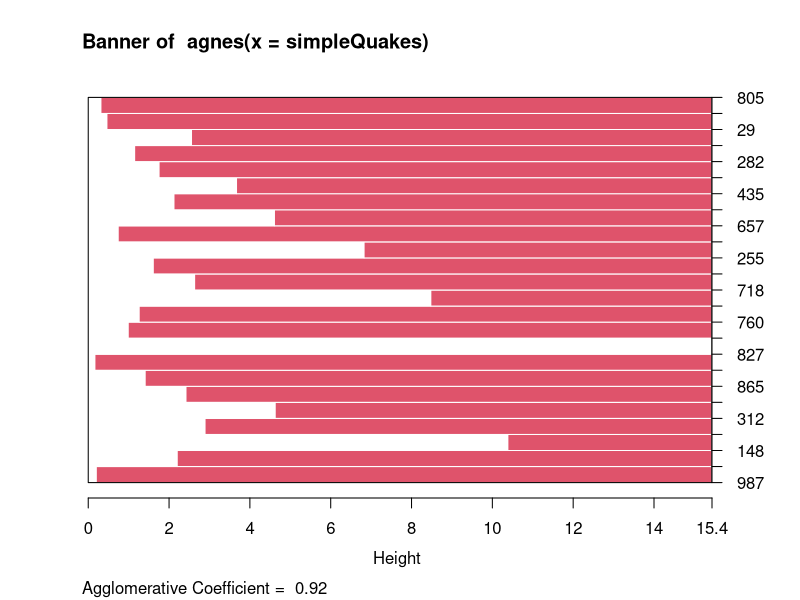
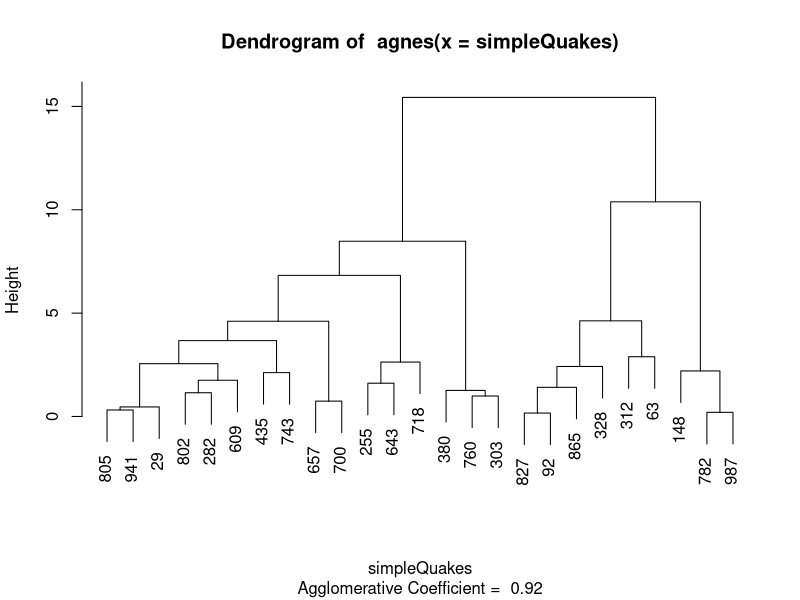
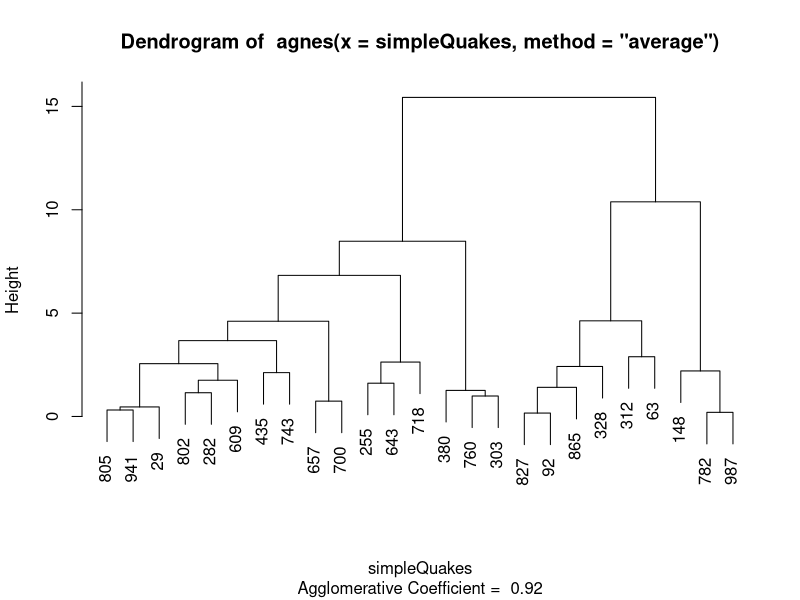
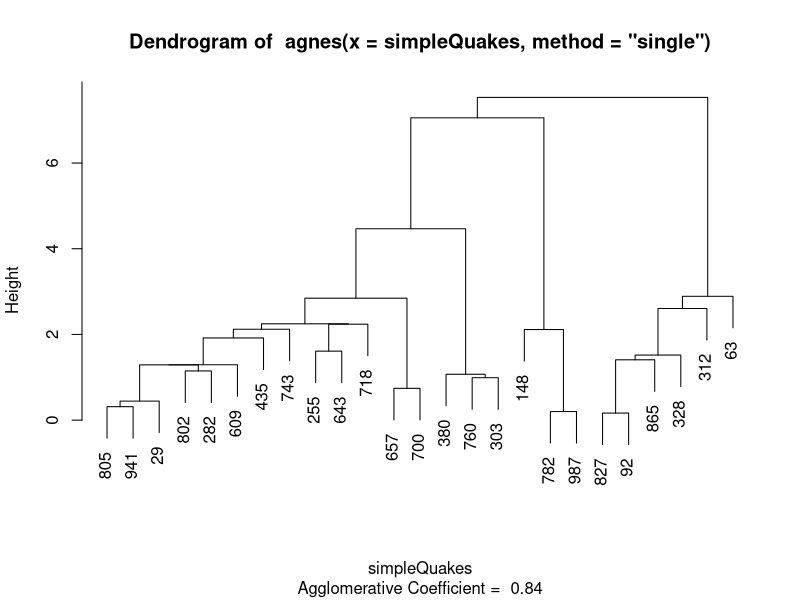
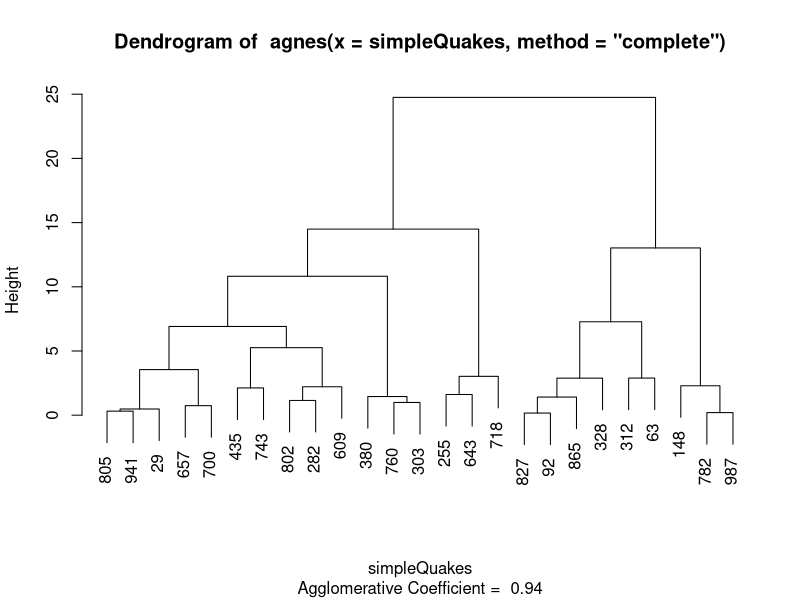
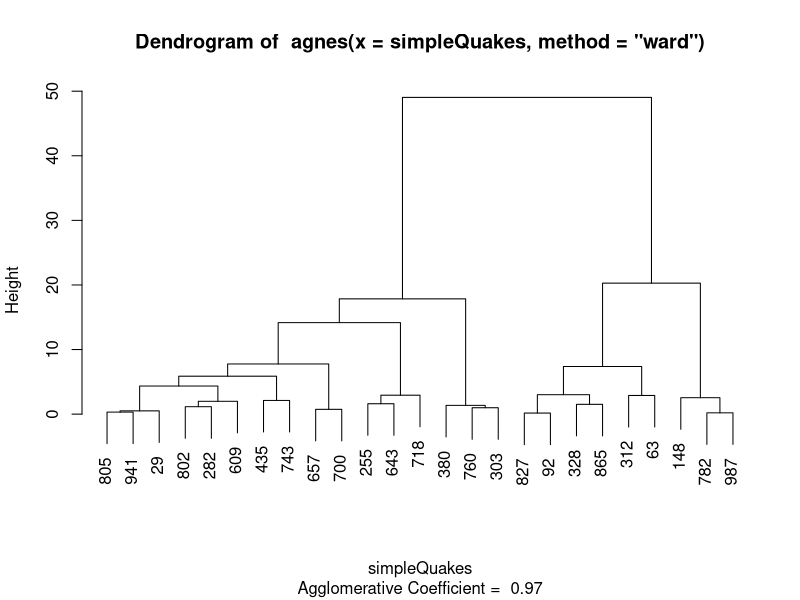
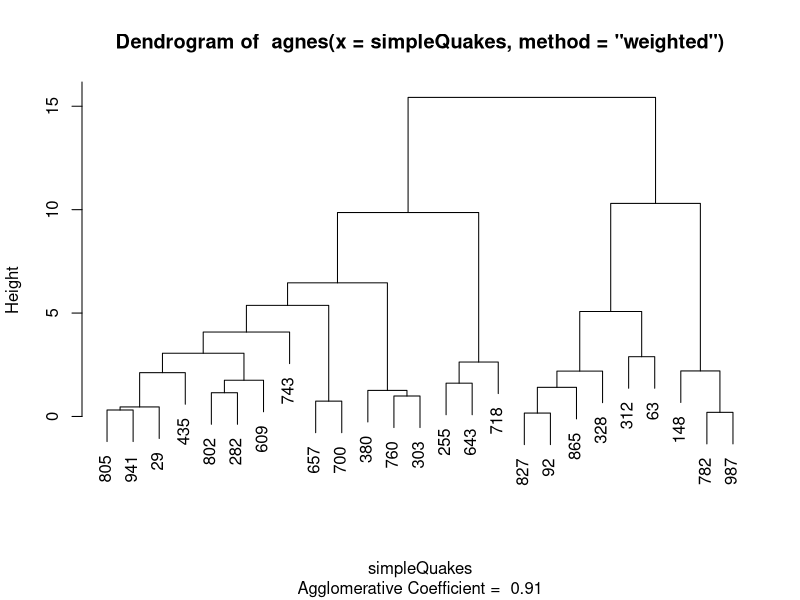
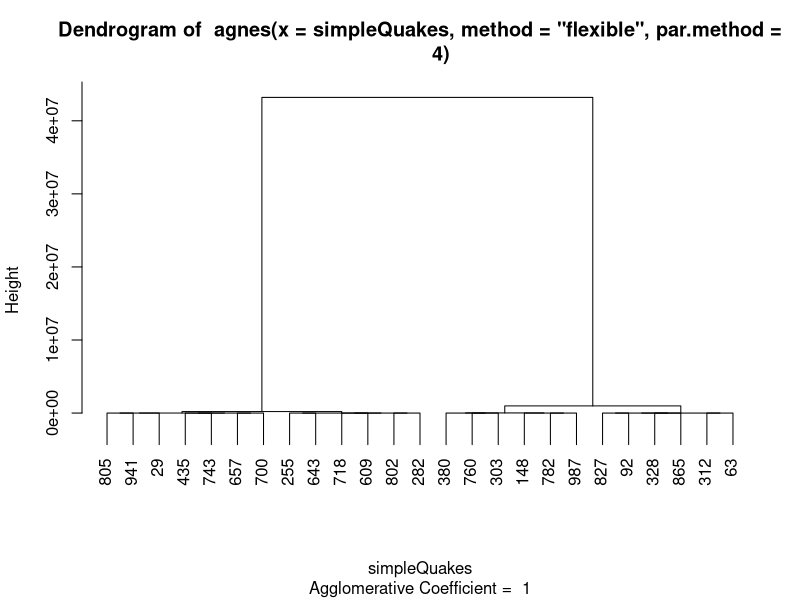

Here is the R script that generated these plots, in order:
library(cluster)

# downsample quakes for demonstration. from 500 to 25
simpleQuakes <- quakes[sample(nrow(quakes),25),c("long","lat")]

agnes(simpleQuakes)

plot(agnes(simpleQuakes), which.plots = 1) # banner plot
plot(agnes(simpleQuakes), which.plots = 2) # dendogram

# methods provided by agnes
plot(agnes(simpleQuakes, method = "average"), which.plots = 2) 
plot(agnes(simpleQuakes, method = "single"), which.plots = 2) 
plot(agnes(simpleQuakes, method = "complete"), which.plots = 2) 
plot(agnes(simpleQuakes, method = "ward"), which.plots = 2) 
plot(agnes(simpleQuakes, method = "weighted"), which.plots = 2) 
plot(agnes(simpleQuakes, method = "flexible", par.method = 4), which.plots = 2) 

# identify also works
plot(agnes(simpleQuakes), which.plots = 2) # dendogram
clustResults <- identify(as.hclust(agnes(simpleQuakes)))
clustResults

# documentation
?agnes
?agnes.object
